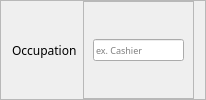
           <widget class="QFrame" name="frame_27">
            <property name="frameShape">
             <enum>QFrame::StyledPanel</enum>
            </property>
            <property name="frameShadow">
             <enum>QFrame::Raised</enum>
            </property>
            <layout class="QHBoxLayout" name="horizontalLayout_28">
             <property name="topMargin">
              <number>0</number>
             </property>
             <property name="bottomMargin">
              <number>0</number>
             </property>
             <item>
              <widget class="QLabel" name="label_14">
               <property name="font">
                <font>
                 <family>Moon</family>
                </font>
               </property>
               <property name="text">
                <string>Occupation</string>
               </property>
              </widget>
             </item>
             <item>
              <widget class="QFrame" name="frame_28">
               <property name="frameShape">
                <enum>QFrame::StyledPanel</enum>
               </property>
               <property name="frameShadow">
                <enum>QFrame::Raised</enum>
               </property>
               <layout class="QHBoxLayout" name="horizontalLayout_29">
                <item>
                 <widget class="QLineEdit" name="occupationLine">
                  <property name="font">
                   <font>
                    <family>Raleway</family>
                    <pointsize>7</pointsize>
                   </font>
                  </property>
                  <property name="placeholderText">
                   <string>ex. Cashier</string>
                  </property>
                 </widget>
                </item>
               </layout>
              </widget>
             </item>
            </layout>
           </widget>
